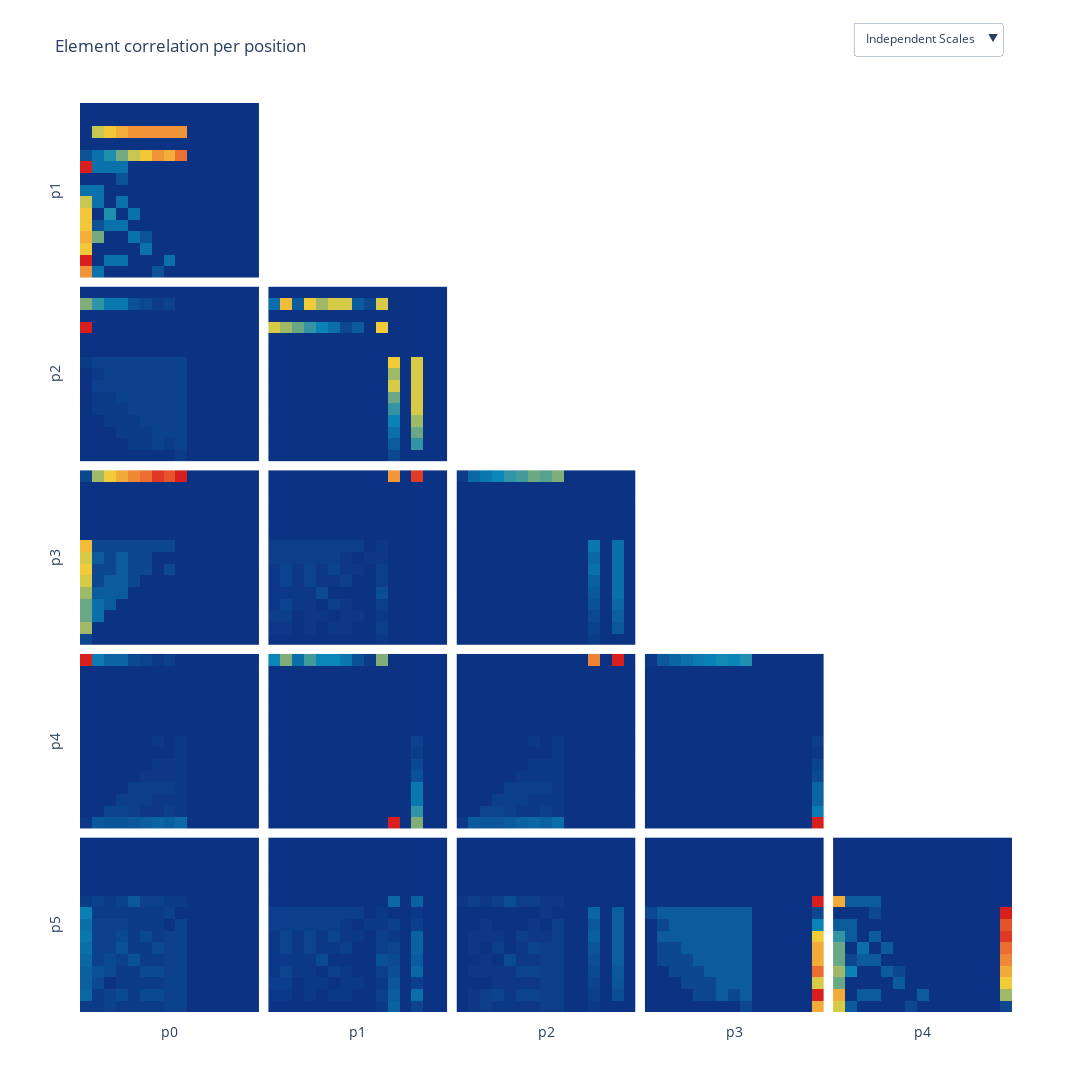

The code cell stored with this chart in its notebook:
### Code cell
# Ploting Heatmap

# Creating figure
fig = sp.make_subplots(
    rows=NUMBER_OF_ELEMENTS - 1, 
    cols=NUMBER_OF_ELEMENTS - 1,
    shared_xaxes=True,
    shared_yaxes=True,
    vertical_spacing=0.01,
    horizontal_spacing=0.01,
)

# Creating traces
for i in range(NUMBER_OF_ELEMENTS):
    for j in range(i + 1, NUMBER_OF_ELEMENTS):

        df_temp = df_elements_pos_corr[f"p{i}"].loc[f"p{j}"]

        if df_temp is None:
            continue

        fig.add_trace(
            go.Heatmap(
                x=df_temp.columns,
                y=df_temp.index,
                z=df_temp / len(df),
                name=f"{i}-{j}",
                visible=True,
                coloraxis=f"coloraxis{i + j + 1}",
            ),
            row=j, 
            col=i + 1,
        )

        fig.add_trace(
            go.Heatmap(
                x=df_temp.columns,
                y=df_temp.index,
                z=df_temp / len(df),
                name=f"{i}-{j}",
                visible=False,
                coloraxis=f"coloraxis1",
            ),
            row=j, 
            col=i + 1,
        )

# Updating layout
coloraxis = dict(colorscale="Portland", showscale=False)
coloraxes = {f"coloraxis{i + 1}": coloraxis for i in range(int(((NUMBER_OF_ELEMENTS ** 2) - NUMBER_OF_ELEMENTS) / 2) + 1)}

fig.update_layout(
    title="Element correlation per position",
    height=1200,
    width=1200,
    **coloraxes,
)

fig.update_xaxes(showticklabels=False)
fig.update_yaxes(showticklabels=False)

for i in range(NUMBER_OF_ELEMENTS - 1):
    fig.update_xaxes(title_text=f"p{i}", side="bottom", row=NUMBER_OF_ELEMENTS - 1, col= i + 1)
    fig.update_yaxes(title_text=f"p{NUMBER_OF_ELEMENTS - i - 1}", row=NUMBER_OF_ELEMENTS - i - 1, col=1)

# Adding dropdown
fig.update_layout(
    updatemenus=[
        dict(
            buttons=list([
                dict(
                    args=[{"visible": [True, False]}],
                    label="Independent Scales",
                ),
                dict(
                    args=[{"visible": [False, True]}],
                    label="Single Scale",
                ),
            ]),
            direction="down",
            pad={"r": 10, "t": 10},
            showactive=True,
            x=1,
            xanchor="right",
            y=1.1,
            yanchor="top"
        ),
    ]
)

# Showing figure
fig.show()

### Figure 1 — Plotly figure (JSON) as saved in the notebook; plotly's stock layout.template omitted (floating-point values rounded to 4 significant figures; data arrays with more than 128 entries replaced by an {"elided": "..."} marker saying what was removed)
{"data": [{"coloraxis": "coloraxis2", "name": "0-1", "type": "heatmap", "visible": true, "x": ["1", "2", "3", "4", "5", "6", "8", "7", "9", "0", "+", "-", "*", "/", "="], "xaxis": "x", "y": ["1", "2", "3", "4", "5", "6", "8", "7", "9", "0", "+", "-", "*", "/", "="], "yaxis": "y", "z": {"elided": "15x15 float values"}}, {"coloraxis": "coloraxis", "name": "0-1", "type": "heatmap", "visible": false, "x": ["1", "2", "3", "4", "5", "6", "8", "7", "9", "0", "+", "-", "*", "/", "="], "xaxis": "x", "y": ["1", "2", "3", "4", "5", "6", "8", "7", "9", "0", "+", "-", "*", "/", "="], "yaxis": "y", "z": {"elided": "15x15 float values"}}, {"coloraxis": "coloraxis3", "name": "0-2", "type": "heatmap", "visible": true, "x": ["1", "2", "3", "4", "5", "6", "8", "7", "9", "0", "+", "-", "*", "/", "="], "xaxis": "x6", "y": ["1", "2", "3", "4", "5", "6", "8", "7", "9", "0", "+", "-", "*", "/", "="], "yaxis": "y6", "z": {"elided": "15x15 float values"}}, {"coloraxis": "coloraxis", "name": "0-2", "type": "heatmap", "visible": false, "x": ["1", "2", "3", "4", "5", "6", "8", "7", "9", "0", "+", "-", "*", "/", "="], "xaxis": "x6", "y": ["1", "2", "3", "4", "5", "6", "8", "7", "9", "0", "+", "-", "*", "/", "="], "yaxis": "y6", "z": {"elided": "15x15 float values"}}, {"coloraxis": "coloraxis4", "name": "0-3", "type": "heatmap", "visible": true, "x": ["1", "2", "3", "4", "5", "6", "8", "7", "9", "0", "+", "-", "*", "/", "="], "xaxis": "x11", "y": ["1", "2", "3", "4", "5", "6", "8", "7", "9", "0", "+", "-", "*", "/", "="], "yaxis": "y11", "z": {"elided": "15x15 float values"}}, {"coloraxis": "coloraxis", "name": "0-3", "type": "heatmap", "visible": false, "x": ["1", "2", "3", "4", "5", "6", "8", "7", "9", "0", "+", "-", "*", "/", "="], "xaxis": "x11", "y": ["1", "2", "3", "4", "5", "6", "8", "7", "9", "0", "+", "-", "*", "/", "="], "yaxis": "y11", "z": {"elided": "15x15 float values"}}, {"coloraxis": "coloraxis5", "name": "0-4", "type": "heatmap", "visible": true, "x": ["1", "2", "3", "4", "5", "6", "8", "7", "9", "0", "+", "-", "*", "/", "="], "xaxis": "x16", "y": ["1", "2", "3", "4", "5", "6", "8", "7", "9", "0", "+", "-", "*", "/", "="], "yaxis": "y16", "z": {"elided": "15x15 float values"}}, {"coloraxis": "coloraxis", "name": "0-4", "type": "heatmap", "visible": false, "x": ["1", "2", "3", "4", "5", "6", "8", "7", "9", "0", "+", "-", "*", "/", "="], "xaxis": "x16", "y": ["1", "2", "3", "4", "5", "6", "8", "7", "9", "0", "+", "-", "*", "/", "="], "yaxis": "y16", "z": {"elided": "15x15 float values"}}, {"coloraxis": "coloraxis6", "name": "0-5", "type": "heatmap", "visible": true, "x": ["1", "2", "3", "4", "5", "6", "8", "7", "9", "0", "+", "-", "*", "/", "="], "xaxis": "x21", "y": ["1", "2", "3", "4", "5", "6", "8", "7", "9", "0", "+", "-", "*", "/", "="], "yaxis": "y21", "z": {"elided": "15x15 float values"}}, {"coloraxis": "coloraxis", "name": "0-5", "type": "heatmap", "visible": false, "x": ["1", "2", "3", "4", "5", "6", "8", "7", "9", "0", "+", "-", "*", "/", "="], "xaxis": "x21", "y": ["1", "2", "3", "4", "5", "6", "8", "7", "9", "0", "+", "-", "*", "/", "="], "yaxis": "y21", "z": {"elided": "15x15 float values"}}, {"coloraxis": "coloraxis4", "name": "1-2", "type": "heatmap", "visible": true, "x": ["1", "2", "3", "4", "5", "6", "8", "7", "9", "0", "+", "-", "*", "/", "="], "xaxis": "x7", "y": ["1", "2", "3", "4", "5", "6", "8", "7", "9", "0", "+", "-", "*", "/", "="], "yaxis": "y7", "z": {"elided": "15x15 float values"}}, {"coloraxis": "coloraxis", "name": "1-2", "type": "heatmap", "visible": false, "x": ["1", "2", "3", "4", "5", "6", "8", "7", "9", "0", "+", "-", "*", "/", "="], "xaxis": "x7", "y": ["1", "2", "3", "4", "5", "6", "8", "7", "9", "0", "+", "-", "*", "/", "="], "yaxis": "y7", "z": {"elided": "15x15 float values"}}, {"coloraxis": "coloraxis5", "name": "1-3", "type": "heatmap", "visible": true, "x": ["1", "2", "3", "4", "5", "6", "8", "7", "9", "0", "+", "-", "*", "/", "="], "xaxis": "x12", "y": ["1", "2", "3", "4", "5", "6", "8", "7", "9", "0", "+", "-", "*", "/", "="], "yaxis": "y12", "z": {"elided": "15x15 float values"}}, {"coloraxis": "coloraxis", "name": "1-3", "type": "heatmap", "visible": false, "x": ["1", "2", "3", "4", "5", "6", "8", "7", "9", "0", "+", "-", "*", "/", "="], "xaxis": "x12", "y": ["1", "2", "3", "4", "5", "6", "8", "7", "9", "0", "+", "-", "*", "/", "="], "yaxis": "y12", "z": {"elided": "15x15 float values"}}, {"coloraxis": "coloraxis6", "name": "1-4", "type": "heatmap", "visible": true, "x": ["1", "2", "3", "4", "5", "6", "8", "7", "9", "0", "+", "-", "*", "/", "="], "xaxis": "x17", "y": ["1", "2", "3", "4", "5", "6", "8", "7", "9", "0", "+", "-", "*", "/", "="], "yaxis": "y17", "z": {"elided": "15x15 float values"}}, {"coloraxis": "coloraxis", "name": "1-4", "type": "heatmap", "visible": false, "x": ["1", "2", "3", "4", "5", "6", "8", "7", "9", "0", "+", "-", "*", "/", "="], "xaxis": "x17", "y": ["1", "2", "3", "4", "5", "6", "8", "7", "9", "0", "+", "-", "*", "/", "="], "yaxis": "y17", "z": {"elided": "15x15 float values"}}, {"coloraxis": "coloraxis7", "name": "1-5", "type": "heatmap", "visible": true, "x": ["1", "2", "3", "4", "5", "6", "8", "7", "9", "0", "+", "-", "*", "/", "="], "xaxis": "x22", "y": ["1", "2", "3", "4", "5", "6", "8", "7", "9", "0", "+", "-", "*", "/", "="], "yaxis": "y22", "z": {"elided": "15x15 float values"}}, {"coloraxis": "coloraxis", "name": "1-5", "type": "heatmap", "visible": false, "x": ["1", "2", "3", "4", "5", "6", "8", "7", "9", "0", "+", "-", "*", "/", "="], "xaxis": "x22", "y": ["1", "2", "3", "4", "5", "6", "8", "7", "9", "0", "+", "-", "*", "/", "="], "yaxis": "y22", "z": {"elided": "15x15 float values"}}, {"coloraxis": "coloraxis6", "name": "2-3", "type": "heatmap", "visible": true, "x": ["1", "2", "3", "4", "5", "6", "8", "7", "9", "0", "+", "-", "*", "/", "="], "xaxis": "x13", "y": ["1", "2", "3", "4", "5", "6", "8", "7", "9", "0", "+", "-", "*", "/", "="], "yaxis": "y13", "z": {"elided": "15x15 float values"}}, {"coloraxis": "coloraxis", "name": "2-3", "type": "heatmap", "visible": false, "x": ["1", "2", "3", "4", "5", "6", "8", "7", "9", "0", "+", "-", "*", "/", "="], "xaxis": "x13", "y": ["1", "2", "3", "4", "5", "6", "8", "7", "9", "0", "+", "-", "*", "/", "="], "yaxis": "y13", "z": {"elided": "15x15 float values"}}, {"coloraxis": "coloraxis7", "name": "2-4", "type": "heatmap", "visible": true, "x": ["1", "2", "3", "4", "5", "6", "8", "7", "9", "0", "+", "-", "*", "/", "="], "xaxis": "x18", "y": ["1", "2", "3", "4", "5", "6", "8", "7", "9", "0", "+", "-", "*", "/", "="], "yaxis": "y18", "z": {"elided": "15x15 float values"}}, {"coloraxis": "coloraxis", "name": "2-4", "type": "heatmap", "visible": false, "x": ["1", "2", "3", "4", "5", "6", "8", "7", "9", "0", "+", "-", "*", "/", "="], "xaxis": "x18", "y": ["1", "2", "3", "4", "5", "6", "8", "7", "9", "0", "+", "-", "*", "/", "="], "yaxis": "y18", "z": {"elided": "15x15 float values"}}, {"coloraxis": "coloraxis8", "name": "2-5", "type": "heatmap", "visible": true, "x": ["1", "2", "3", "4", "5", "6", "8", "7", "9", "0", "+", "-", "*", "/", "="], "xaxis": "x23", "y": ["1", "2", "3", "4", "5", "6", "8", "7", "9", "0", "+", "-", "*", "/", "="], "yaxis": "y23", "z": {"elided": "15x15 float values"}}, {"coloraxis": "coloraxis", "name": "2-5", "type": "heatmap", "visible": false, "x": ["1", "2", "3", "4", "5", "6", "8", "7", "9", "0", "+", "-", "*", "/", "="], "xaxis": "x23", "y": ["1", "2", "3", "4", "5", "6", "8", "7", "9", "0", "+", "-", "*", "/", "="], "yaxis": "y23", "z": {"elided": "15x15 float values"}}, {"coloraxis": "coloraxis8", "name": "3-4", "type": "heatmap", "visible": true, "x": ["1", "2", "3", "4", "5", "6", "8", "7", "9", "0", "+", "-", "*", "/", "="], "xaxis": "x19", "y": ["1", "2", "3", "4", "5", "6", "8", "7", "9", "0", "+", "-", "*", "/", "="], "yaxis": "y19", "z": {"elided": "15x15 float values"}}, {"coloraxis": "coloraxis", "name": "3-4", "type": "heatmap", "visible": false, "x": ["1", "2", "3", "4", "5", "6", "8", "7", "9", "0", "+", "-", "*", "/", "="], "xaxis": "x19", "y": ["1", "2", "3", "4", "5", "6", "8", "7", "9", "0", "+", "-", "*", "/", "="], "yaxis": "y19", "z": {"elided": "15x15 float values"}}, {"coloraxis": "coloraxis9", "name": "3-5", "type": "heatmap", "visible": true, "x": ["1", "2", "3", "4", "5", "6", "8", "7", "9", "0", "+", "-", "*", "/", "="], "xaxis": "x24", "y": ["1", "2", "3", "4", "5", "6", "8", "7", "9", "0", "+", "-", "*", "/", "="], "yaxis": "y24", "z": {"elided": "15x15 float values"}}, {"coloraxis": "coloraxis", "name": "3-5", "type": "heatmap", "visible": false, "x": ["1", "2", "3", "4", "5", "6", "8", "7", "9", "0", "+", "-", "*", "/", "="], "xaxis": "x24", "y": ["1", "2", "3", "4", "5", "6", "8", "7", "9", "0", "+", "-", "*", "/", "="], "yaxis": "y24", "z": {"elided": "15x15 float values"}}, {"coloraxis": "coloraxis10", "name": "4-5", "type": "heatmap", "visible": true, "x": ["1", "2", "3", "4", "5", "6", "8", "7", "9", "0", "+", "-", "*", "/", "="], "xaxis": "x25", "y": ["1", "2", "3", "4", "5", "6", "8", "7", "9", "0", "+", "-", "*", "/", "="], "yaxis": "y25", "z": {"elided": "15x15 float values"}}, {"coloraxis": "coloraxis", "name": "4-5", "type": "heatmap", "visible": false, "x": ["1", "2", "3", "4", "5", "6", "8", "7", "9", "0", "+", "-", "*", "/", "="], "xaxis": "x25", "y": ["1", "2", "3", "4", "5", "6", "8", "7", "9", "0", "+", "-", "*", "/", "="], "yaxis": "y25", "z": {"elided": "15x15 float values"}}], "layout": {"coloraxis": {"colorscale": [[0, "rgb(12,51,131)"], [0.25, "rgb(10,136,186)"], [0.5, "rgb(242,211,56)"], [0.75, "rgb(242,143,56)"], [1, "rgb(217,30,30)"]], "showscale": false}, "coloraxis10": {"colorscale": [[0, "rgb(12,51,131)"], [0.25, "rgb(10,136,186)"], [0.5, "rgb(242,211,56)"], [0.75, "rgb(242,143,56)"], [1, "rgb(217,30,30)"]], "showscale": false}, "coloraxis11": {"colorscale": [[0, "rgb(12,51,131)"], [0.25, "rgb(10,136,186)"], [0.5, "rgb(242,211,56)"], [0.75, "rgb(242,143,56)"], [1, "rgb(217,30,30)"]], "showscale": false}, "coloraxis12": {"colorscale": [[0, "rgb(12,51,131)"], [0.25, "rgb(10,136,186)"], [0.5, "rgb(242,211,56)"], [0.75, "rgb(242,143,56)"], [1, "rgb(217,30,30)"]], "showscale": false}, "coloraxis13": {"colorscale": [[0, "rgb(12,51,131)"], [0.25, "rgb(10,136,186)"], [0.5, "rgb(242,211,56)"], [0.75, "rgb(242,143,56)"], [1, "rgb(217,30,30)"]], "showscale": false}, "coloraxis14": {"colorscale": [[0, "rgb(12,51,131)"], [0.25, "rgb(10,136,186)"], [0.5, "rgb(242,211,56)"], [0.75, "rgb(242,143,56)"], [1, "rgb(217,30,30)"]], "showscale": false}, "coloraxis15": {"colorscale": [[0, "rgb(12,51,131)"], [0.25, "rgb(10,136,186)"], [0.5, "rgb(242,211,56)"], [0.75, "rgb(242,143,56)"], [1, "rgb(217,30,30)"]], "showscale": false}, "coloraxis16": {"colorscale": [[0, "rgb(12,51,131)"], [0.25, "rgb(10,136,186)"], [0.5, "rgb(242,211,56)"], [0.75, "rgb(242,143,56)"], [1, "rgb(217,30,30)"]], "showscale": false}, "coloraxis2": {"colorscale": [[0, "rgb(12,51,131)"], [0.25, "rgb(10,136,186)"], [0.5, "rgb(242,211,56)"], [0.75, "rgb(242,143,56)"], [1, "rgb(217,30,30)"]], "showscale": false}, "coloraxis3": {"colorscale": [[0, "rgb(12,51,131)"], [0.25, "rgb(10,136,186)"], [0.5, "rgb(242,211,56)"], [0.75, "rgb(242,143,56)"], [1, "rgb(217,30,30)"]], "showscale": false}, "coloraxis4": {"colorscale": [[0, "rgb(12,51,131)"], [0.25, "rgb(10,136,186)"], [0.5, "rgb(242,211,56)"], [0.75, "rgb(242,143,56)"], [1, "rgb(217,30,30)"]], "showscale": false}, "coloraxis5": {"colorscale": [[0, "rgb(12,51,131)"], [0.25, "rgb(10,136,186)"], [0.5, "rgb(242,211,56)"], [0.75, "rgb(242,143,56)"], [1, "rgb(217,30,30)"]], "showscale": false}, "coloraxis6": {"colorscale": [[0, "rgb(12,51,131)"], [0.25, "rgb(10,136,186)"], [0.5, "rgb(242,211,56)"], [0.75, "rgb(242,143,56)"], [1, "rgb(217,30,30)"]], "showscale": false}, "coloraxis7": {"colorscale": [[0, "rgb(12,51,131)"], [0.25, "rgb(10,136,186)"], [0.5, "rgb(242,211,56)"], [0.75, "rgb(242,143,56)"], [1, "rgb(217,30,30)"]], "showscale": false}, "coloraxis8": {"colorscale": [[0, "rgb(12,51,131)"], [0.25, "rgb(10,136,186)"], [0.5, "rgb(242,211,56)"], [0.75, "rgb(242,143,56)"], [1, "rgb(217,30,30)"]], "showscale": false}, "coloraxis9": {"colorscale": [[0, "rgb(12,51,131)"], [0.25, "rgb(10,136,186)"], [0.5, "rgb(242,211,56)"], [0.75, "rgb(242,143,56)"], [1, "rgb(217,30,30)"]], "showscale": false}, "height": 1200, "title": {"text": "Element correlation per position"}, "updatemenus": [{"buttons": [{"args": [{"visible": [true, false]}], "label": "Independent Scales"}, {"args": [{"visible": [false, true]}], "label": "Single Scale"}], "direction": "down", "pad": {"r": 10, "t": 10}, "showactive": true, "x": 1, "xanchor": "right", "y": 1.1, "yanchor": "top"}], "width": 1200, "xaxis": {"anchor": "y", "domain": [0, 0.192], "matches": "x21", "showticklabels": false}, "xaxis10": {"anchor": "y10", "domain": [0.808, 1], "matches": "x25", "showticklabels": false}, "xaxis11": {"anchor": "y11", "domain": [0, 0.192], "matches": "x21", "showticklabels": false}, "xaxis12": {"anchor": "y12", "domain": [0.202, 0.394], "matches": "x22", "showticklabels": false}, "xaxis13": {"anchor": "y13", "domain": [0.404, 0.596], "matches": "x23", "showticklabels": false}, "xaxis14": {"anchor": "y14", "domain": [0.606, 0.798], "matches": "x24", "showticklabels": false}, "xaxis15": {"anchor": "y15", "domain": [0.808, 1], "matches": "x25", "showticklabels": false}, "xaxis16": {"anchor": "y16", "domain": [0, 0.192], "matches": "x21", "showticklabels": false}, "xaxis17": {"anchor": "y17", "domain": [0.202, 0.394], "matches": "x22", "showticklabels": false}, "xaxis18": {"anchor": "y18", "domain": [0.404, 0.596], "matches": "x23", "showticklabels": false}, "xaxis19": {"anchor": "y19", "domain": [0.606, 0.798], "matches": "x24", "showticklabels": false}, "xaxis2": {"anchor": "y2", "domain": [0.202, 0.394], "matches": "x22", "showticklabels": false}, "xaxis20": {"anchor": "y20", "domain": [0.808, 1], "matches": "x25", "showticklabels": false}, "xaxis21": {"anchor": "y21", "domain": [0, 0.192], "showticklabels": false, "side": "bottom", "title": {"text": "p0"}}, "xaxis22": {"anchor": "y22", "domain": [0.202, 0.394], "showticklabels": false, "side": "bottom", "title": {"text": "p1"}}, "xaxis23": {"anchor": "y23", "domain": [0.404, 0.596], "showticklabels": false, "side": "bottom", "title": {"text": "p2"}}, "xaxis24": {"anchor": "y24", "domain": [0.606, 0.798], "showticklabels": false, "side": "bottom", "title": {"text": "p3"}}, "xaxis25": {"anchor": "y25", "domain": [0.808, 1], "showticklabels": false, "side": "bottom", "title": {"text": "p4"}}, "xaxis3": {"anchor": "y3", "domain": [0.404, 0.596], "matches": "x23", "showticklabels": false}, "xaxis4": {"anchor": "y4", "domain": [0.606, 0.798], "matches": "x24", "showticklabels": false}, "xaxis5": {"anchor": "y5", "domain": [0.808, 1], "matches": "x25", "showticklabels": false}, "xaxis6": {"anchor": "y6", "domain": [0, 0.192], "matches": "x21", "showticklabels": false}, "xaxis7": {"anchor": "y7", "domain": [0.202, 0.394], "matches": "x22", "showticklabels": false}, "xaxis8": {"anchor": "y8", "domain": [0.404, 0.596], "matches": "x23", "showticklabels": false}, "xaxis9": {"anchor": "y9", "domain": [0.606, 0.798], "matches": "x24", "showticklabels": false}, "yaxis": {"anchor": "x", "domain": [0.808, 1], "showticklabels": false, "title": {"text": "p1"}}, "yaxis10": {"anchor": "x10", "domain": [0.606, 0.798], "matches": "y6", "showticklabels": false}, "yaxis11": {"anchor": "x11", "domain": [0.404, 0.596], "showticklabels": false, "title": {"text": "p3"}}, "yaxis12": {"anchor": "x12", "domain": [0.404, 0.596], "matches": "y11", "showticklabels": false}, "yaxis13": {"anchor": "x13", "domain": [0.404, 0.596], "matches": "y11", "showticklabels": false}, "yaxis14": {"anchor": "x14", "domain": [0.404, 0.596], "matches": "y11", "showticklabels": false}, "yaxis15": {"anchor": "x15", "domain": [0.404, 0.596], "matches": "y11", "showticklabels": false}, "yaxis16": {"anchor": "x16", "domain": [0.202, 0.394], "showticklabels": false, "title": {"text": "p4"}}, "yaxis17": {"anchor": "x17", "domain": [0.202, 0.394], "matches": "y16", "showticklabels": false}, "yaxis18": {"anchor": "x18", "domain": [0.202, 0.394], "matches": "y16", "showticklabels": false}, "yaxis19": {"anchor": "x19", "domain": [0.202, 0.394], "matches": "y16", "showticklabels": false}, "yaxis2": {"anchor": "x2", "domain": [0.808, 1], "matches": "y", "showticklabels": false}, "yaxis20": {"anchor": "x20", "domain": [0.202, 0.394], "matches": "y16", "showticklabels": false}, "yaxis21": {"anchor": "x21", "domain": [0, 0.192], "showticklabels": false, "title": {"text": "p5"}}, "yaxis22": {"anchor": "x22", "domain": [0, 0.192], "matches": "y21", "showticklabels": false}, "yaxis23": {"anchor": "x23", "domain": [0, 0.192], "matches": "y21", "showticklabels": false}, "yaxis24": {"anchor": "x24", "domain": [0, 0.192], "matches": "y21", "showticklabels": false}, "yaxis25": {"anchor": "x25", "domain": [0, 0.192], "matches": "y21", "showticklabels": false}, "yaxis3": {"anchor": "x3", "domain": [0.808, 1], "matches": "y", "showticklabels": false}, "yaxis4": {"anchor": "x4", "domain": [0.808, 1], "matches": "y", "showticklabels": false}, "yaxis5": {"anchor": "x5", "domain": [0.808, 1], "matches": "y", "showticklabels": false}, "yaxis6": {"anchor": "x6", "domain": [0.606, 0.798], "showticklabels": false, "title": {"text": "p2"}}, "yaxis7": {"anchor": "x7", "domain": [0.606, 0.798], "matches": "y6", "showticklabels": false}, "yaxis8": {"anchor": "x8", "domain": [0.606, 0.798], "matches": "y6", "showticklabels": false}, "yaxis9": {"anchor": "x9", "domain": [0.606, 0.798], "matches": "y6", "showticklabels": false}}}
